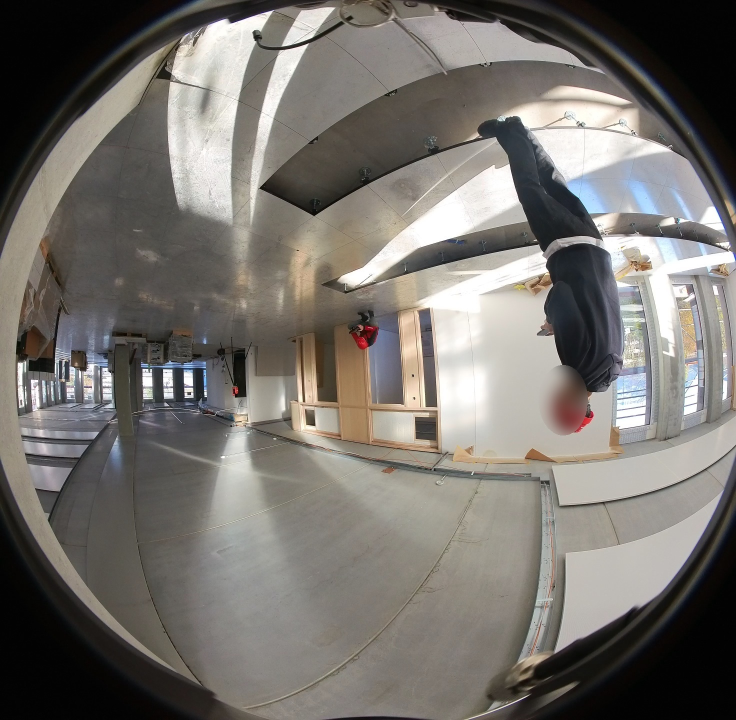
#> input picture _archive/hilti_transition_20261023_004237/data/hilti_frames/floor_2_2025-10-28_run_2/cam0/frames/cam0_00001.jpg, 1472 x 1440 px (shown at 1/2 size); its folder holds only this picture in this run
$ python agentic_inspection.py   (older library calls are emulated)
#> lines starting #> are read from the running program, lines starting #| are printed output that depends on the picture
#> in inspect, image is the input picture: shape (1440, 1472, 3); mean B, G, R 109.3, 114.4, 118.2

"""
BuildProgress - SiteWitness Adaptive Visual Inspection
======================================================

Real footage -> quality assessment -> adaptive recovery
-> evidence-aware selection -> baseline comparison -> report.

Run:
    python -m src.agentic_inspection

Outputs:
    outputs/agentic_inspection/floor_2_inspection_report.json
    outputs/agentic_inspection/evidence_gallery.jpg

Requirements:
    OpenCV, NumPy

Important:
    Image quality and visual novelty are NOT proof of
    construction compliance or CAD registration.
"""

from __future__ import annotations

import json
import math
import re
from datetime import datetime, timezone
from pathlib import Path

import cv2
import numpy as np


ROOT = Path(__file__).resolve().parents[1]
ARCHIVE = ROOT / "_archive" / "hilti_transition_20261023_004237"
REGISTRATION = ARCHIVE / "outputs" / "registration"
FRAMES = ROOT / "sample_gallery" / "real_floor_2" / "frames"
OUTPUT = ROOT / "outputs" / "agentic_inspection"

INITIAL_SAMPLES = 12
MAX_ADDITIONAL_INSPECTIONS = 24
NEIGHBOR_OFFSETS = (-4, -2, -1, 1, 2, 4)
MAX_REVIEW_FRAMES = 6
WORK_WIDTH = 720

# Evidence-selection weights. These are heuristics,
# not calibrated construction-verification probabilities.
QUALITY_WEIGHT = 0.50
NOVELTY_WEIGHT = 0.30
TEMPORAL_WEIGHT = 0.20

ORB_REDUNDANCY_THRESHOLD = 0.30


# [4 lines left out: function load_json, not called in this run]


def frame_number(path: Path) -> int:
    match = re.search(r"(\d+)$", path.stem)
    return int(match.group(1)) if match else -1


def discover_frames() -> list[Path]:
    if not FRAMES.is_dir():
        raise FileNotFoundError(
            f"Walkthrough frames not found: {FRAMES}"
        )

    frames = [
        p for p in FRAMES.iterdir()
        if p.is_file()
        and p.suffix.lower() in {".jpg", ".jpeg", ".png"}
    ]

    frames.sort(key=lambda p: (frame_number(p), p.name))

    if not frames:
        raise RuntimeError("No Floor 2 walkthrough frames found")

    return frames


def registration_audit() -> dict:
    """
    Preserve existing geometric registration diagnostics.

    Never promote a geometric ranking to visually verified.
    """
    candidate_path = REGISTRATION / "candidate_alignments.json"
    wall_path = REGISTRATION / "wall_consistency.json"

    if not candidate_path.is_file() or not wall_path.is_file():
        return {
            "status": "UNVERIFIED",
            "preferred_candidate": None,
            "ranked_candidates": [],
            "reason": "Registration diagnostics unavailable",
        }

    raw = load_json(candidate_path)
    wall = load_json(wall_path)

    ranked = []

    for index, candidate in enumerate(
        raw.get("candidates", []), 1
    ):
        matches = [
            result
            for result in wall.get("candidates", [])
            if math.isclose(
                float(result["angle_degrees"]),
                float(candidate["angle_degrees"]),
                abs_tol=0.001,
            )
            and np.allclose(
                result["translation"],
                candidate["translation"],
                atol=0.001,
            )
        ]

        if not matches:
            continue

        result = matches[0]

        ranked.append({
            "original_candidate_number": index,
            "angle_degrees": candidate["angle_degrees"],
            "translation": candidate["translation"],
            "inside_fraction": candidate.get(
                "inside_fraction"
            ),
            "wall_crossings": result["wall_crossings"],
            "crossing_path_edges": result[
                "crossing_path_edges"
            ],
            "near_wall_fraction": result[
                "near_wall_fraction"
            ],
        })

    ranked.sort(
        key=lambda x: (
            x["crossing_path_edges"],
            x["wall_crossings"],
            x["near_wall_fraction"],
        )
    )

    return {
        "status": "UNVERIFIED",
        "ranking_basis": (
            "Geometric wall-consistency diagnostics only"
        ),
        "preferred_candidate": ranked[0] if ranked else None,
        "ranked_candidates": ranked,
    }


def prepare_gray(image: np.ndarray) -> np.ndarray:
    gray = cv2.cvtColor(image, cv2.COLOR_BGR2GRAY)
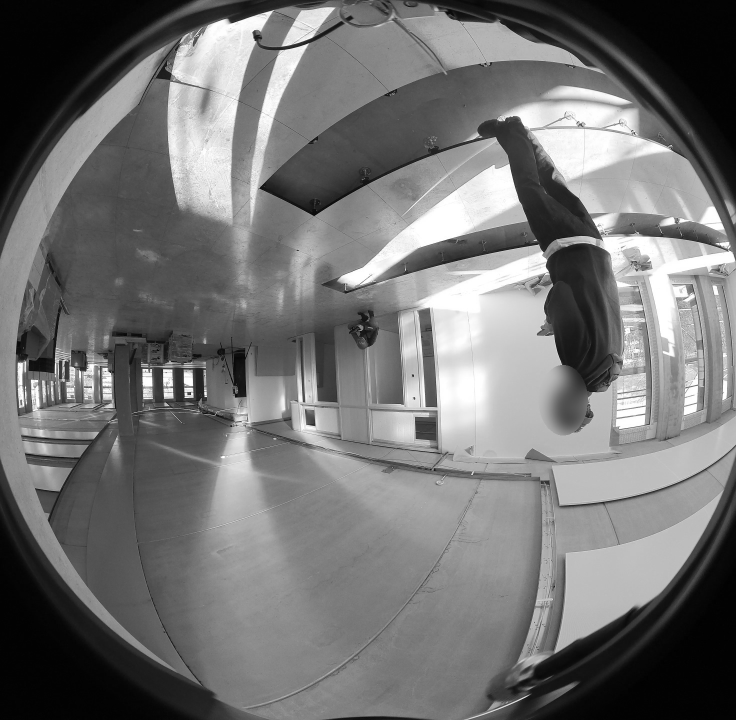
#> gray: shape (1440, 1472) (shown at 1/2 size); min 0, max 255, mean 114.9

    h, w = gray.shape

    if w > WORK_WIDTH:
        new_h = max(1, round(h * WORK_WIDTH / w))

        gray = cv2.resize(
            gray,
            (WORK_WIDTH, new_h),
            interpolation=cv2.INTER_AREA,
        )
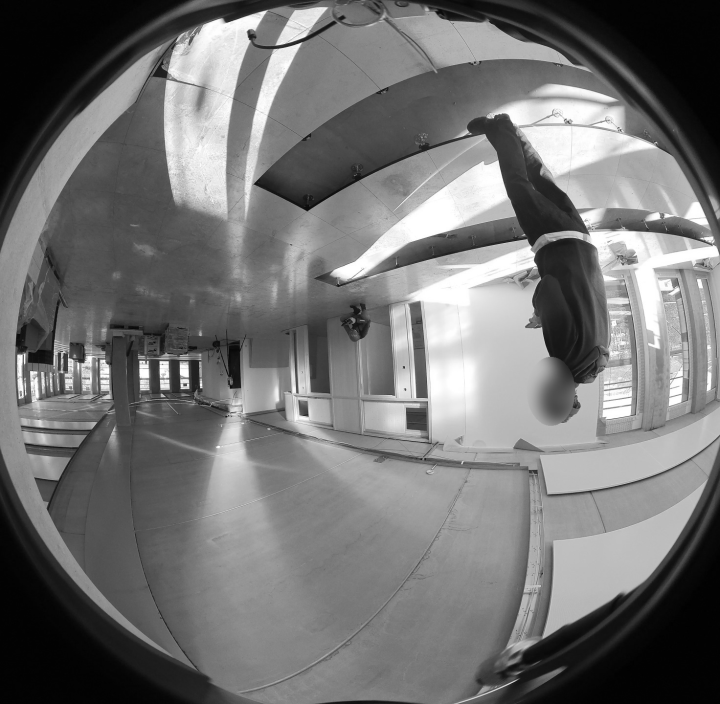
#> gray: shape (704, 720); min 0, max 255, mean 114.9

    return gray


def inspect(
    path: Path,
) -> tuple[dict, np.ndarray | None, np.ndarray | None]:
    image = cv2.imread(str(path))
    relative = path.relative_to(ROOT).as_posix()

    if image is None:
        return ({
            "frame": relative,
            "readable": False,
            "quality": "UNREADABLE",
            "quality_reasons": ["IMAGE_DECODE_FAILED"],
            "screening_score": 0.0,
        }, None, None)

    gray = prepare_gray(image)

    sharpness = float(
        cv2.Laplacian(gray, cv2.CV_64F).var()
    )
#> sharpness = 528.4
    brightness = float(gray.mean())
#> brightness = 114.9
#> (the rest of the program and of its run is left out)
